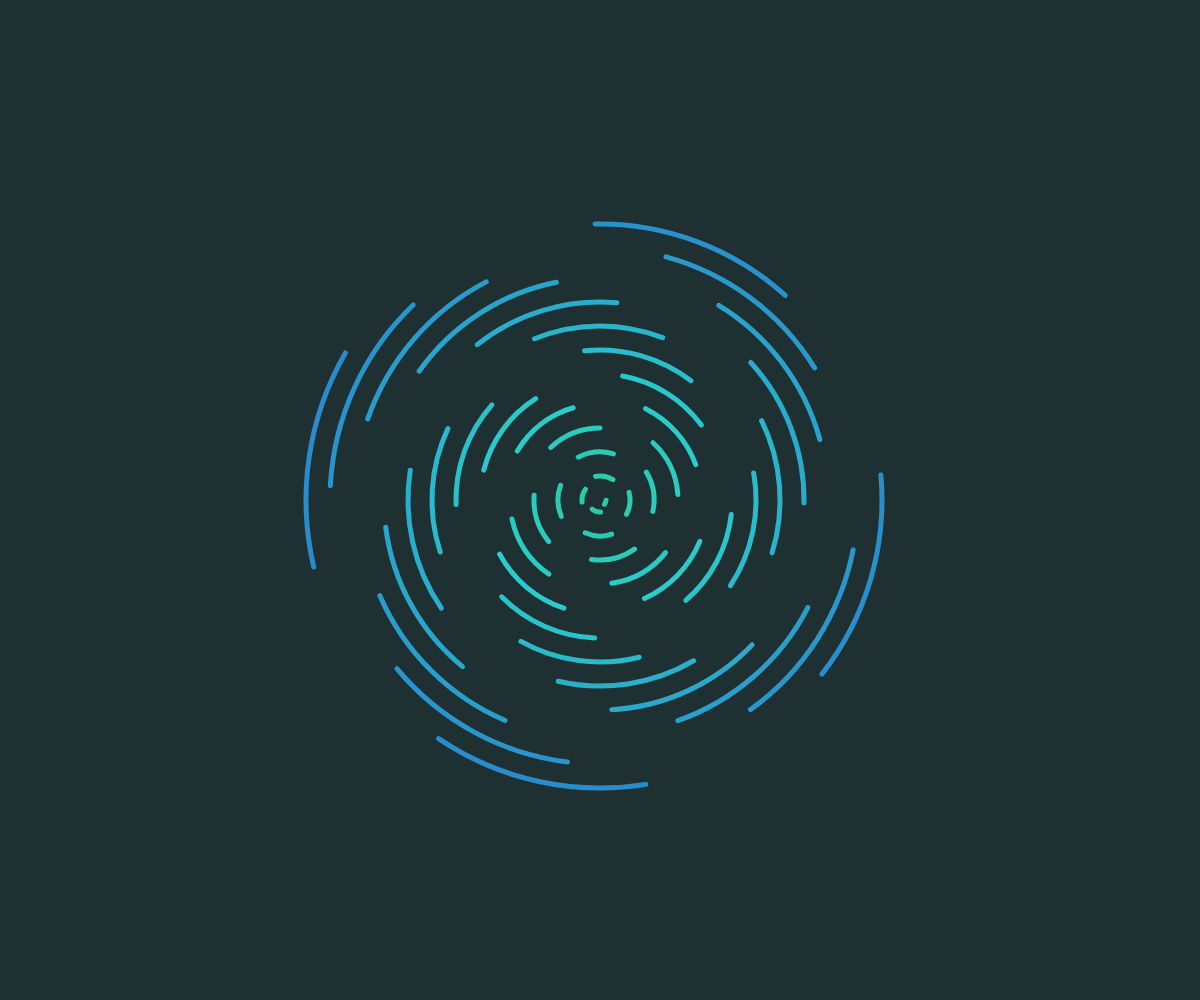
Frame 1 (no input)
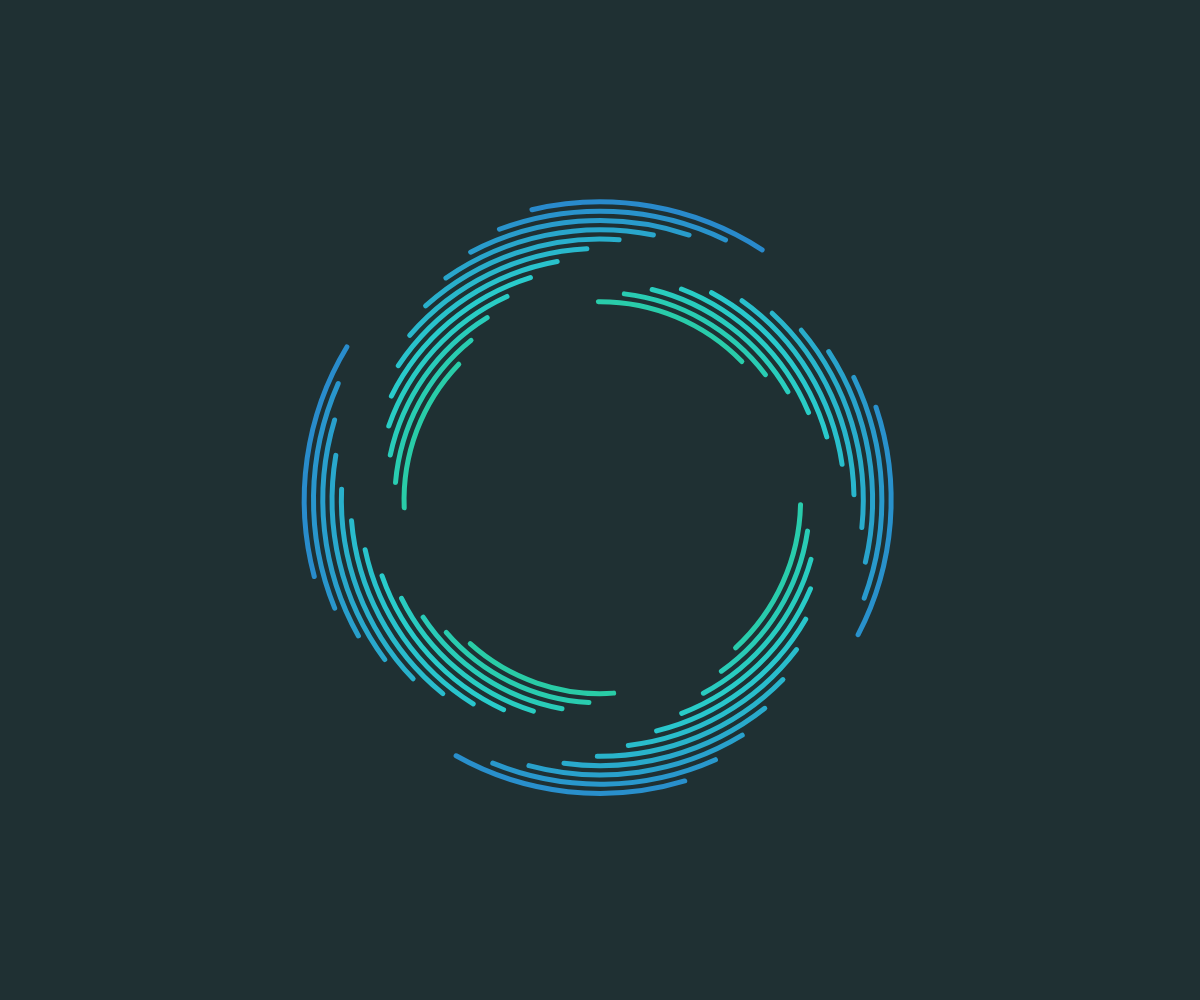
Frame 60 (no input)
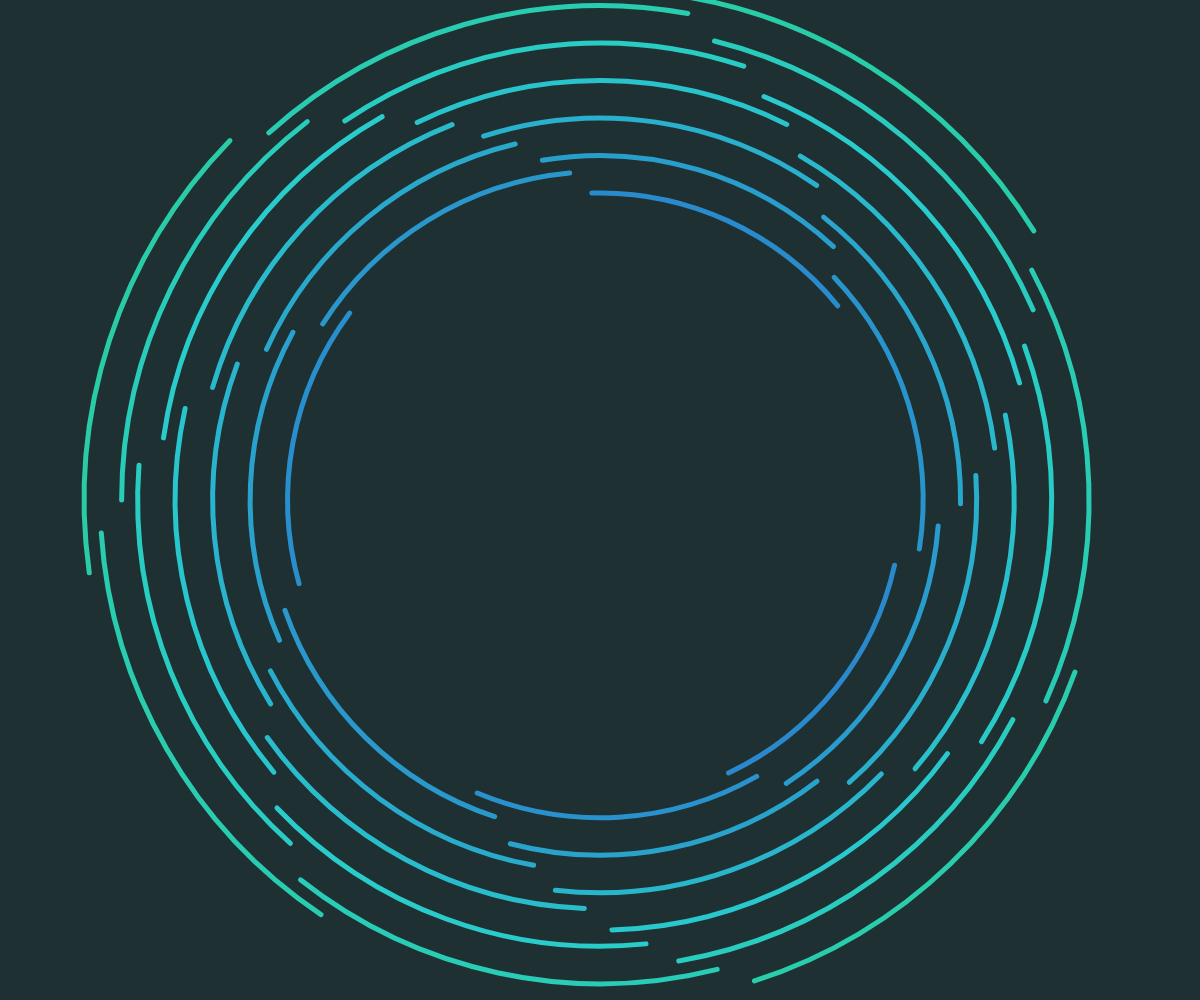
Frame 120 (the mouse pressed at the canvas centre since frame 60)

The p5.js sketch that drew these frames (run headless with seeded random() and noise() and a simulated clock; from frame 60 on, the mouse is pressed at the canvas centre):

// p5.js sketch
// ── sketch.js
var lineCount;
var distance = 10;

function setup() {
  createCanvas(windowWidth,windowHeight);
  strokeWeight(5);
  noFill();
  colorMode(HSB);
}

function draw() {
  lineCount = map(cos(frameCount/50),-1,1,40,50);
  background(190,40,20);
  translate(width/2,height/2);
  rotate(frameCount/40);

  for (var i = 1; i < lineCount; i++) {
    distance = width/lineCount/2;
    stroke(165+i*(40/lineCount),80,80);
    arc(0, 0,
      map(cos(frameCount/50),-1,1,width-(i*distance),(i*distance)),
      map(cos(frameCount/50),-1,1,width-(i*distance),(i*distance)),
      0, 6*TWO_PI/lineCount);
    rotate(distance/8);
  }
}
